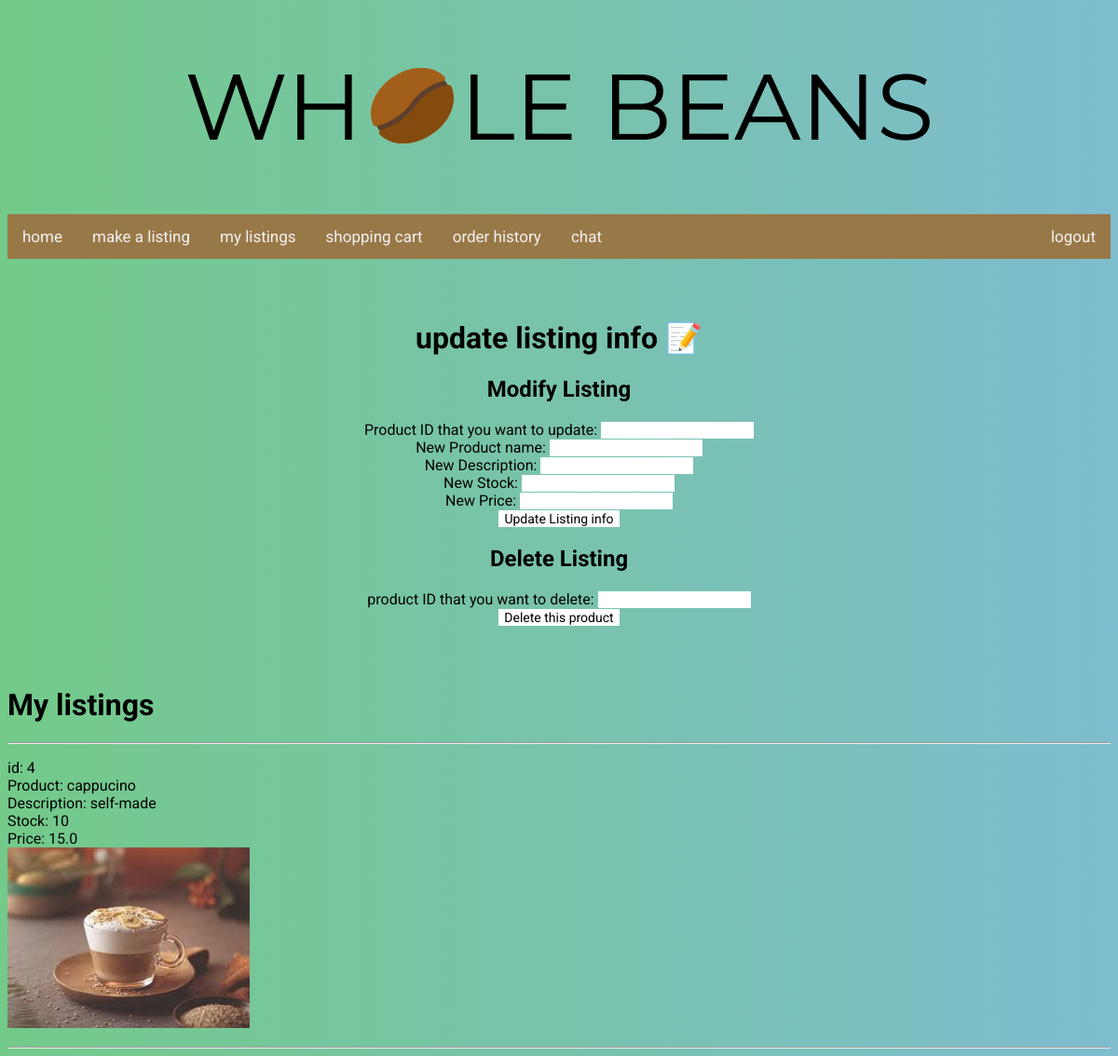
The page /myListings (signed in) on the database as committed earlier.
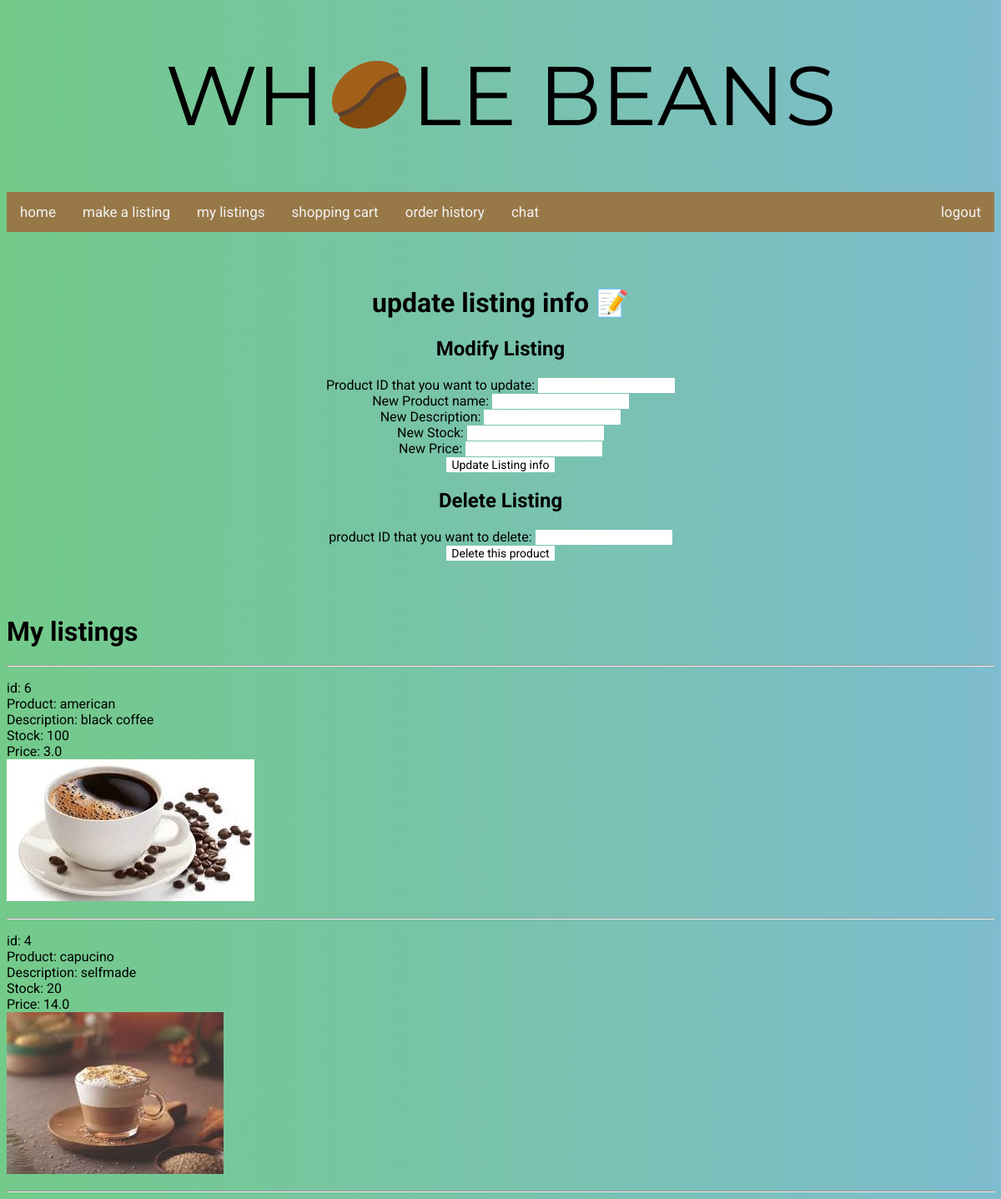
The same page on the database as committed later.
### post/models.py (models this page shows, shortened)
class Product(models.Model):
    owner = models.ForeignKey(User, on_delete=models.CASCADE)
    name = models.CharField(max_length=100)
    description = models.CharField(max_length=1000)
    price = models.FloatField()
    inventoryCount = models.IntegerField()
    time = models.DateTimeField(auto_now_add=True)
    image = models.FileField(upload_to='documents/', null=True)  # FileField stores path to file

### post/views.py (the view, shortened to what this page needs)
# urls.py: path('myListings', views.myListings, name='listmyListings'),
@login_required
def myListings(request):
    my_products = request.user.product_set.all().order_by('-time')
    context = {'my_products': my_products}
    return render(request, 'post/myListings.html', context)

### post/templates/post/myListings.html (shortened to what this page needs)
{% load static %}
<!DOCTYPE html>
{% include "post/header.html" %}
<link rel="stylesheet" type="text/css" href="{% static 'post/listing.css' %}">
<div class="modify">
    <h1> update listing info 📝</h1>
    <h2> Modify Listing </h2>
    <form action="" method="post">
        Product ID that you want to update: <input type="text" name="productID" /> <br>
        New Product name: <input type="text" name="productName" /><br>
        New Description: <input type="text" name="productDescription" /><br>
        New Stock: <input type="text" name="productStock" /><br>
        New Price: <input type="text" name="productPrice" /><br>
        <input class="button" type="submit" value="Update Listing info">
    </form>
    <h2> Delete Listing </h2>
    <form action="" method="post">
        product ID that you want to delete: <input type="text" name="productIDDelete" /> <br>
        <input class="button" type="submit" value="Delete this product">
    </form>
</div>
<div >
<h1>My listings</h1>
<hr>
{% for p in my_products %}
<p>
    id: {{ p.id }} <br />
    Product: {{ p.name }} <br />
    Description: {{ p.description }} <br />
    Stock: {{ p.inventoryCount }} <br />
    Price: {{ p.price }} <br />
    <img src="{{  p.image.url }}" alt="picture of {{ p.name }}" /> <br />
</p>
<hr>
</div>
{% endfor %}

Rows that differ between the two databases and show on the page:
added Product: id "6", name "american", description "black coffee", inventoryCount "100", price "3.0", image (picture)
changed Product id 4: name "cappucino" → "capucino"; description "self-made" → "selfmade"; inventoryCount "10" → "20"; price "15.0" → "14.0"
